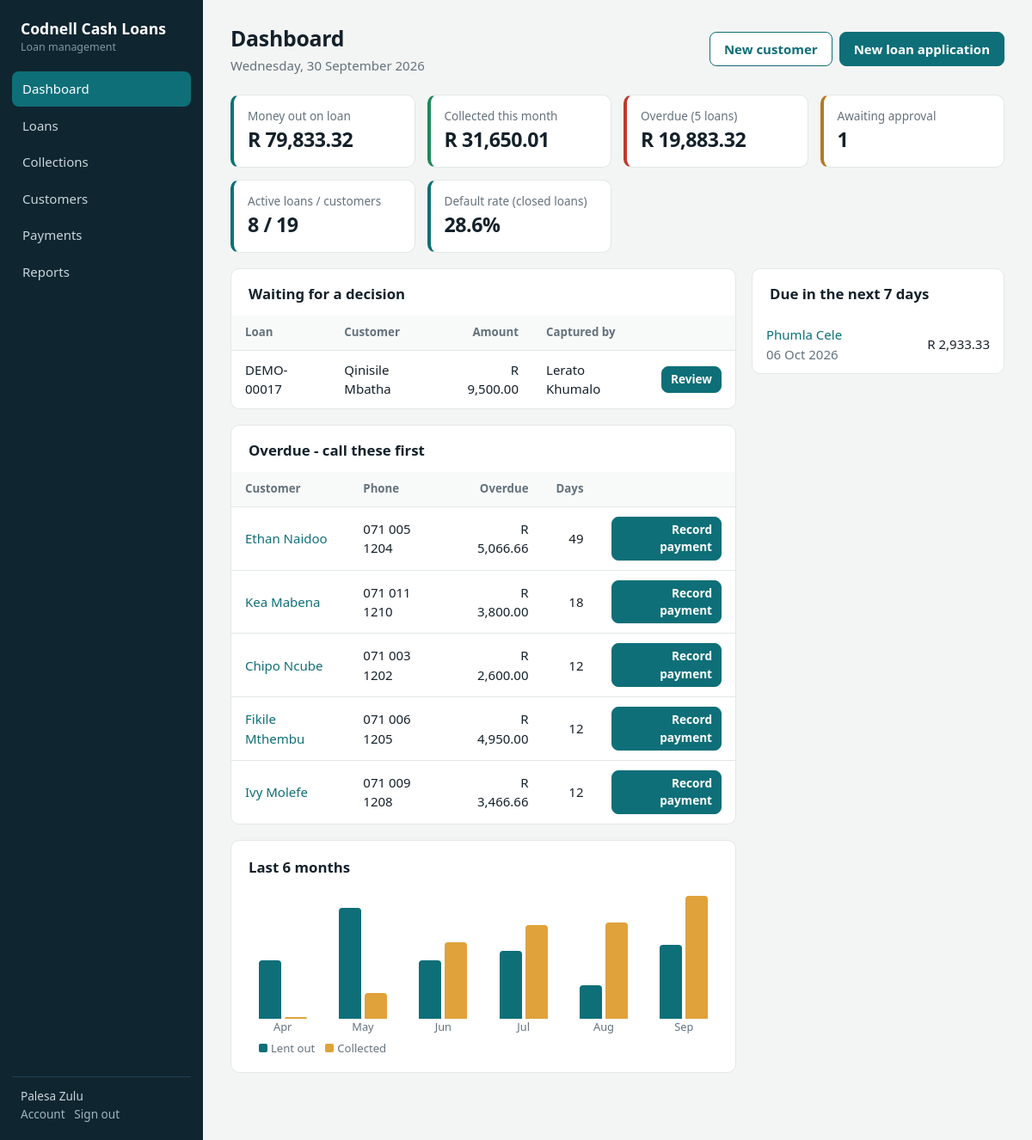
The app's page / (signed in) with its own data.
### models.py (models this page shows, shortened)
class User(UserMixin, db.Model):
    id = db.Column(db.Integer, primary_key=True)
    email = db.Column(db.String(120), unique=True, nullable=False)
    name = db.Column(db.String(80), nullable=False, default='')
    password_hash = db.Column(db.String(255), nullable=False)
    role = db.Column(db.String(20), default='staff')          # owner | staff
    permissions = db.Column(db.Text, default='')
    active = db.Column(db.Boolean, default=True)
    must_change = db.Column(db.Boolean, default=False)
    created_at = db.Column(db.DateTime, default=datetime.utcnow)
    @property
    def is_active(self):
        return bool(self.active)
    def can(self, perm):
        return self.active and (self.role == 'owner' or perm in (self.permissions or '').split(','))
    @property
    def is_owner(self):
        return self.role == 'owner'
    @property
    def display(self):
        return self.name or self.email

class Loan(db.Model):
    id = db.Column(db.Integer, primary_key=True)
    reference = db.Column(db.String(20), unique=True)
    customer_id = db.Column(db.Integer, db.ForeignKey('customer.id'), nullable=False)
    principal = db.Column(db.Float, nullable=False)
    monthly_rate = db.Column(db.Float, nullable=False)        # flat % of principal per month
    term_months = db.Column(db.Integer, nullable=False)
    purpose = db.Column(db.String(200))
    status = db.Column(db.String(20), default='pending')      # pending|active|paid|rejected|defaulted
    note = db.Column(db.String(255))
    created_at = db.Column(db.DateTime, default=datetime.utcnow)
    created_by_id = db.Column(db.Integer, db.ForeignKey('user.id'))
    decided_at = db.Column(db.DateTime)
    decided_by_id = db.Column(db.Integer, db.ForeignKey('user.id'))
    start_date = db.Column(db.Date)
    created_by = db.relationship('User', foreign_keys=[created_by_id])
    decided_by = db.relationship('User', foreign_keys=[decided_by_id])
    installments = db.relationship('Installment', backref='loan', order_by='Installment.number',
                                   cascade='all, delete-orphan')
    payments = db.relationship('Payment', backref='loan', order_by='Payment.id.desc()',
                               cascade='all, delete-orphan')
    @property
    def balance(self):
        if not self.installments:
            return self.total_repayment if self.status in ('pending', 'active') else 0
        return round(sum(i.outstanding for i in self.installments), 2)
    @property
    def overdue_items(self):
        if self.status != 'active':
            return []
        return [i for i in self.installments if i.outstanding > 0 and i.due_date < date.today()]
    @property
    def overdue_amount(self):
        return round(sum(i.outstanding for i in self.overdue_items), 2)
    @property
    def days_overdue(self):
        items = self.overdue_items
        return (date.today() - items[0].due_date).days if items else 0
    @property
    def next_due(self):
        return next((i for i in self.installments if i.outstanding > 0), None)

class Customer(db.Model):
    id = db.Column(db.Integer, primary_key=True)
    first_name = db.Column(db.String(60), nullable=False)
    last_name = db.Column(db.String(60), nullable=False)
    id_number = db.Column(db.String(30), unique=True, nullable=False)
    phone = db.Column(db.String(30), nullable=False)
    email = db.Column(db.String(120))
    address = db.Column(db.String(255))
    employer = db.Column(db.String(120))
    monthly_income = db.Column(db.Float, default=0)
    created_at = db.Column(db.DateTime, default=datetime.utcnow)
    loans = db.relationship('Loan', backref='customer', order_by='Loan.id.desc()')
    @property
    def full_name(self):
        return f'{self.first_name} {self.last_name}'

class Installment(db.Model):
    id = db.Column(db.Integer, primary_key=True)
    loan_id = db.Column(db.Integer, db.ForeignKey('loan.id'), nullable=False)
    number = db.Column(db.Integer, nullable=False)
    due_date = db.Column(db.Date, nullable=False)
    amount = db.Column(db.Float, nullable=False)
    paid = db.Column(db.Float, default=0)
    @property
    def outstanding(self):
        return round(max(self.amount - (self.paid or 0), 0), 2)

### app.py (the view)
@app.route('/')
@login_required
def dashboard():
    t = date.today()
    active = Loan.query.filter_by(status='active').all()
    overdue = sorted([l for l in active if l.overdue_items], key=lambda l: -l.days_overdue)
    pending = Loan.query.filter_by(status='pending').order_by(Loan.created_at).all()
    month_start = datetime.combine(t.replace(day=1), datetime.min.time())
    collected = db.session.query(func.coalesce(func.sum(Payment.amount), 0)) \
        .filter(Payment.paid_at >= month_start).scalar()
    due_soon = sorted([(l, l.next_due) for l in active
                       if l.next_due and t <= l.next_due.due_date <= t + timedelta(days=7)],
                      key=lambda x: x[1].due_date)
    closed = Loan.query.filter(Loan.status.in_(['paid', 'defaulted'])).all()
    default_rate = (sum(1 for l in closed if l.status == 'defaulted') / len(closed) * 100) if closed else 0
    all_loans = Loan.query.filter(Loan.start_date.isnot(None)).all()
    pays = Payment.query.all()
    months = []
    for k in range(5, -1, -1):
        m = add_months(t.replace(day=1), -k)
        out = sum(l.principal for l in all_loans if (l.start_date.year, l.start_date.month) == (m.year, m.month))
        inn = sum(p.amount for p in pays if (p.paid_at.year, p.paid_at.month) == (m.year, m.month))
        months.append(dict(label=m.strftime('%b'), out=out, inn=inn))
    top = max([max(x['out'], x['inn']) for x in months] + [1])
    for x in months:
        x['oh'], x['ih'] = round(x['out'] / top * 100), round(x['inn'] / top * 100)
    return render_template('dashboard.html', active=active, overdue=overdue, pending=pending,
                           collected=collected, due_soon=due_soon, default_rate=default_rate,
                           book=sum(l.balance for l in active),
                           overdue_total=sum(l.overdue_amount for l in overdue),
                           months=months, customers=Customer.query.count())

### app.py (called while the page is built)
@login_manager.user_loader
def load_user(uid):
    return db.session.get(User, int(uid))

def csrf_token():
    if '_csrf' not in session:
        session['_csrf'] = secrets.token_hex(16)
    return session['_csrf']

@app.before_request
def guard():
    if request.method == 'POST':
        if not session.get('_csrf') or session['_csrf'] != request.form.get('_csrf'):
            abort(400, 'Your session expired. Go back, refresh the page and try again.')
    if (current_user.is_authenticated and current_user.must_change
            and request.endpoint not in ('profile', 'logout', 'static')):
        return redirect(url_for('profile'))

### models.py (called while the page is built)
def add_months(d, n):
    m = d.month - 1 + n
    y, m = d.year + m // 12, m % 12 + 1
    return date(y, m, min(d.day, calendar.monthrange(y, m)[1]))

### templates/dashboard.html
{% extends 'base.html' %}{% from '_m.html' import badge %}{% set page = 'dashboard' %}{% block title %}Dashboard{% endblock %}
{% block content %}
<div class="top"><div><h1>Dashboard</h1><div class="sub">{{ today().strftime('%A, %d %B %Y') }}</div></div>
  <div class="row-actions">{% if current_user.can('customers') %}<a class="btn ghost" href="{{ url_for('customer_new') }}">New customer</a>{% endif %}
  {% if current_user.can('apply') %}<a class="btn" href="{{ url_for('loan_new') }}">New loan application</a>{% endif %}</div></div>
<div class="kpis">
  <div class="kpi"><span>Money out on loan</span><b>{{ book|money }}</b></div>
  <div class="kpi ok"><span>Collected this month</span><b>{{ collected|money }}</b></div>
  <div class="kpi {{ 'bad' if overdue else 'ok' }}"><span>Overdue ({{ overdue|length }} loans)</span><b>{{ overdue_total|money }}</b></div>
  <div class="kpi {{ 'warn' if pending else '' }}"><span>Awaiting approval</span><b>{{ pending|length }}</b></div>
  <div class="kpi"><span>Active loans / customers</span><b>{{ active|length }} / {{ customers }}</b></div>
  <div class="kpi"><span>Default rate (closed loans)</span><b>{{ '%.1f'|format(default_rate) }}%</b></div>
</div>
<div class="cols">
  <div>
    {% if pending %}<div class="card flush"><h2>Waiting for a decision</h2><div class="scroll"><table>
      <thead><tr><th>Loan</th><th>Customer</th><th class="r">Amount</th><th>Captured by</th><th></th></tr></thead><tbody>
      {% for l in pending %}<tr><td>{{ l.reference }}</td><td>{{ l.customer.full_name }}</td><td class="r">{{ l.principal|money }}</td><td>{{ l.created_by.display if l.created_by else '-' }}</td>
      <td class="r"><a class="btn sm" href="{{ url_for('loan_view', lid=l.id) }}">Review</a></td></tr>{% endfor %}</tbody></table></div></div>{% endif %}
    <div class="card flush"><h2>Overdue - call these first</h2>
      {% if overdue %}<div class="scroll"><table><thead><tr><th>Customer</th><th>Phone</th><th class="r">Overdue</th><th class="r">Days</th><th></th></tr></thead><tbody>
      {% for l in overdue[:6] %}<tr><td><a href="{{ url_for('loan_view', lid=l.id) }}">{{ l.customer.full_name }}</a></td><td>{{ l.customer.phone }}</td>
      <td class="r">{{ l.overdue_amount|money }}</td><td class="r">{{ l.days_overdue }}</td>
      <td class="r">{% if current_user.can('payments') %}<a class="btn sm" href="{{ url_for('payment_new', lid=l.id) }}">Record payment</a>{% endif %}</td></tr>{% endfor %}</tbody></table></div>
      {% else %}<div class="empty">Nobody is behind on payments.</div>{% endif %}</div>
    <div class="card"><h2>Last 6 months</h2>
      <div class="chart">{% for m in months %}<div class="m"><div class="pair"><i class="o" style="height:{{ m.oh }}%" title="Lent {{ m.out|money }}"></i><i class="c" style="height:{{ m.ih }}%" title="Collected {{ m.inn|money }}"></i></div>{{ m.label }}</div>{% endfor %}</div>
      <div class="legend"><b style="background:var(--pri)"></b>Lent out<b style="background:#e0a23a"></b>Collected</div></div>
  </div>
  <div><div class="card flush"><h2>Due in the next 7 days</h2>
    {% if due_soon %}<table><tbody>{% for l, i in due_soon %}<tr><td><a href="{{ url_for('loan_view', lid=l.id) }}">{{ l.customer.full_name }}</a><div class="mut">{{ i.due_date|d }}</div></td><td class="r">{{ i.outstanding|money }}</td></tr>{% endfor %}</tbody></table>
    {% else %}<div class="empty">Nothing due this week.</div>{% endif %}</div></div>
</div>{% endblock %}

### templates/base.html (shortened to what this page needs)
<!doctype html>
<html lang="en"><head><meta charset="utf-8"><meta name="viewport" content="width=device-width,initial-scale=1">
<link rel="stylesheet" href="{{ url_for('static', filename='style.css') }}"></head>
<body class="{{ '' if current_user.is_authenticated else 'bare' }}">
{% if current_user.is_authenticated %}
<aside class="side">
  <div class="brand">{{ COMPANY }}<small>Loan management</small></div>
  <nav>
    {% set items = [('dashboard','Dashboard','dashboard',None),('loans','Loans','loans',None),('collections','Collections','collections',None),
      ('customers','Customers','customers',None),('payments','Payments','payments','payments'),('reports','Reports','reports','reports'),('users','Staff','users','users'),
      ('audit','Audit trail','audit','@owner')] %}
    {% for ep, label, key, perm in items %}{% if not perm or (perm == '@owner' and current_user.is_owner) or (perm != '@owner' and current_user.can(perm)) %}
    <a href="{{ url_for(ep) }}" class="{{ 'on' if page == key else '' }}">{{ label }}</a>{% endif %}{% endfor %}
  </nav>
  <div class="me">{{ current_user.display }}<br><a href="{{ url_for('profile') }}">Account</a> &nbsp;
    <form method="post" action="{{ url_for('logout') }}" style="display:inline"><input type="hidden" name="_csrf" value="{{ csrf_token() }}"><button>Sign out</button></form></div>
</aside>
<main class="main"><label for="nav-toggle" class="menu" aria-label="Menu">&#9776;</label>
{% else %}<main>{% endif %}
{% block content %}{% endblock %}
</main>
</body></html>

### static/style.css (style rules this page uses)
:root { --bg:#f3f5f4;--card:#fff;--ink:#14212b;--mut:#64727d;--line:#e2e7e5;--pri:#0e6f78;--pri-d:#0a555c;--pri-l:#dff0f1;--side:#0f2530; --ok:#1b8a5a;--ok-l:#dcf3e8;--warn:#b7791f;--warn-l:#fdf0d5;--bad:#c0392b;--bad-l:#fbe3df;--gray-l:#e9eceb;--r:10px }
* { box-sizing:border-box }
body { margin:0;background:var(--bg);color:var(--ink);font:15px/1.5 "Segoe UI",system-ui,-apple-system,Roboto,sans-serif }
a { color:var(--pri);text-decoration:none }
h1 { font-size:1.55rem;margin:0;letter-spacing:-.01em }
h2 { font-size:1.05rem;margin:0 0 .8rem }
.num,td.r,.kpi b { font-variant-numeric:tabular-nums }
.side { position:fixed;inset:0 auto 0 0;width:236px;background:var(--side);color:#c9d6dc;padding:20px 14px;display:flex;flex-direction:column;z-index:20;transition:transform .2s }
.brand { color:#fff;font-weight:700;font-size:1.1rem;padding:0 10px 18px }
.brand small { display:block;color:#7f98a3;font-weight:400;font-size:.78rem }
.side nav a { display:block;color:#c9d6dc;padding:9px 12px;border-radius:8px;margin-bottom:2px }
.side nav a.on { background:var(--pri);color:#fff }
.me { margin-top:auto;border-top:1px solid #20404f;padding:12px 10px 0;font-size:.85rem }
.me a,.me button { color:#9fb6c1;background:none;border:0;padding:0;font:inherit;cursor:pointer }
.main { margin-left:236px;padding:26px 32px 60px;max-width:1240px }
.top { display:flex;justify-content:space-between;align-items:center;gap:12px;margin-bottom:22px;flex-wrap:wrap }
.top .sub { color:var(--mut);margin-top:2px }
.card { background:var(--card);border:1px solid var(--line);border-radius:var(--r);padding:18px 20px;margin-bottom:18px }
.card.flush { padding:0;overflow:hidden }
.card.flush h2 { padding:16px 20px 0 }
.cols { display:grid;grid-template-columns:2fr 1fr;gap:18px }
.kpis { display:grid;grid-template-columns:repeat(auto-fit,minmax(170px,1fr));gap:14px;margin-bottom:18px }
.kpi { background:var(--card);border:1px solid var(--line);border-radius:var(--r);padding:14px 16px;border-left:4px solid var(--pri) }
.kpi span { color:var(--mut);font-size:.85rem;display:block }
.kpi b { font-size:1.45rem;letter-spacing:-.02em }
.kpi.bad { border-left-color:var(--bad) }
.kpi.warn { border-left-color:var(--warn) }
.kpi.ok { border-left-color:var(--ok) }
.btn { display:inline-block;background:var(--pri);color:#fff;border:1px solid var(--pri);padding:8px 16px;border-radius:8px;font:inherit;font-weight:600;cursor:pointer }
.btn.ghost { background:#fff;color:var(--pri) }
.btn.sm { padding:4px 10px;font-size:.85rem }
table { width:100%;border-collapse:collapse }
th { text-align:left;color:var(--mut);font-weight:600;font-size:.83rem;padding:10px 16px;background:#f8faf9;border-bottom:1px solid var(--line) }
td { padding:11px 16px;border-bottom:1px solid var(--line);vertical-align:middle }
tr:last-child td { border-bottom:0 }
.r { text-align:right }
.mut { color:var(--mut) }
.scroll { overflow-x:auto }
.chart { display:flex;align-items:flex-end;gap:14px;height:170px;padding-top:8px }
.chart .m { flex:1;display:flex;flex-direction:column;align-items:center;height:100%;justify-content:flex-end;font-size:.8rem;color:var(--mut) }
.chart .pair { display:flex;align-items:flex-end;gap:4px;height:100%;width:100%;justify-content:center }
.chart .pair i { width:38%;max-width:26px;border-radius:4px 4px 0 0;min-height:2px }
.chart .o { background:var(--pri) }
.chart .c { background:#e0a23a }
.legend { font-size:.82rem;color:var(--mut);margin-top:6px }
.legend b { display:inline-block;width:10px;height:10px;border-radius:2px;margin:0 4px 0 12px }
.row-actions { display:flex;gap:8px;flex-wrap:wrap;align-items:center }

### records on screen
User: display "Palesa Zulu"
Loan: reference "DEMO-00017", customer.full_name "Qinisile Mbatha", principal "R 9,500.00", created_by "Lerato Khumalo"
Loan: customer.full_name "Ethan Naidoo", customer.phone "071 005 1204", overdue_amount "R 5,066.66", days_overdue "49"
Loan: customer.full_name "Kea Mabena", customer.phone "071 011 1210", overdue_amount "R 3,800.00", days_overdue "18"
Loan: customer.full_name "Chipo Ncube", customer.phone "071 003 1202", overdue_amount "R 2,600.00", days_overdue "12"
Loan: customer.full_name "Fikile Mthembu", customer.phone "071 006 1205", overdue_amount "R 4,950.00", days_overdue "12"
Loan: customer.full_name "Ivy Molefe", customer.phone "071 009 1208", overdue_amount "R 3,466.66", days_overdue "12"
Loan: customer.full_name "Phumla Cele", due_date|d "06 Oct 2026", outstanding "R 2,933.33"

### other values on screen
{{ COMPANY }} "Codnell Cash Loans"
{{ label }} "Dashboard" "Loans" "Collections" "Customers" "Payments" "Reports"
{{ book|money }} "R 79,833.32"
{{ collected|money }} "R 31,650.01"
{{ overdue|length }} "5"
{{ overdue_total|money }} "R 19,883.32"
{{ pending|length }} "1"
{{ active|length }} "8"
{{ customers }} "19"
{{ '%.1f'|format(default_rate) }} "28.6"
{{ m.label }} "Apr" "May" "Jun" "Jul" "Aug" "Sep"
